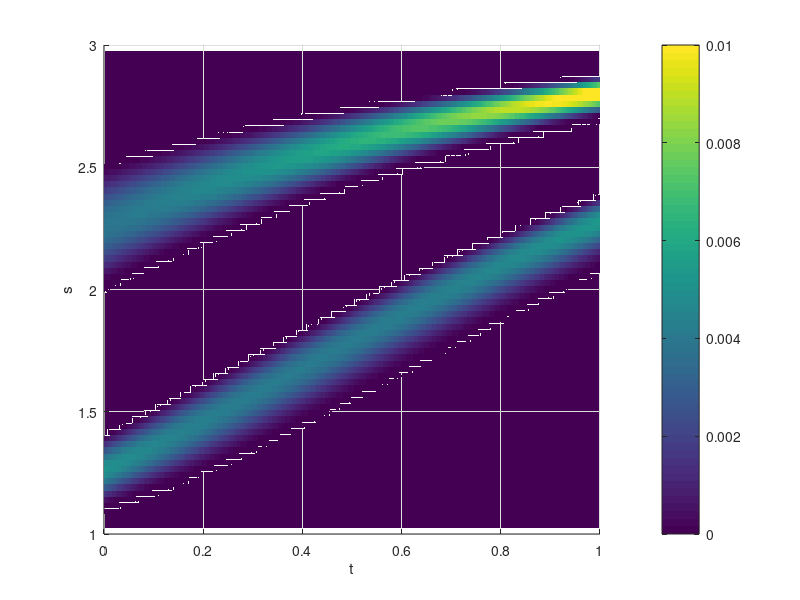

This figure's MATLAB source:
t = linspace(0,1,300);
s = linspace(1,3,80);

[T,S] = meshgrid(t,s);

g = @(s) sqrt(s-1).*(3-s);

sigma_inv = @(t,s) 1+2*(tanh(.5*(sqrt(2)*t + 2*atanh(sqrt(s-1)/sqrt(2))))).^2;

phi = @(s) 10*(s-1.1).^2.*(1.4-s).^2.*(s>=1.1).*(s<=1.4) + (s-2).^2.*(2.5-s).^2.*(s>=2).*(s<=2.5);

Soln = @(t,s) g(sigma_inv(-t,s))./(g(s)).*phi(sigma_inv(-t,s)).*(sigma_inv(t,1)<s);

A = Soln(T,S);

figure

surf(T,S,A,'edgecolor','none')

xlabel('t')
ylabel('s')

caxis([0,0.01])
colorbar

axis([0 1 1 3 0 0.013])

view(2)